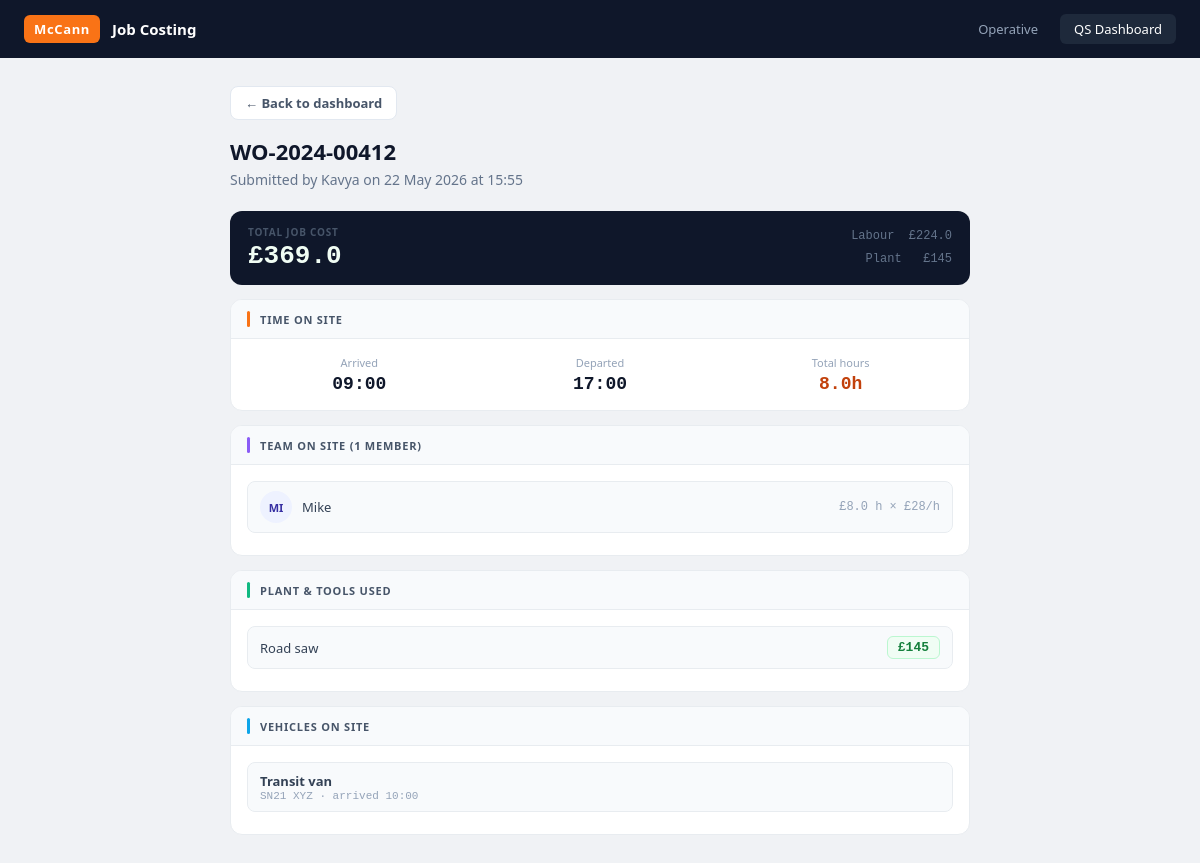
The app's page /job/1/ with its own data.
### jobs/models.py (models this page shows, shortened)
class Job(models.Model):
    works_order_ref = models.CharField(max_length=100)
    operative_name = models.CharField(max_length=100)
    arrived_time = models.TimeField()
    departed_time = models.TimeField()
    notes = models.TextField(blank=True)
    submitted_at = models.DateTimeField(auto_now_add=True)
    def hours_on_site(self):
        arr = datetime.combine(date.today(), self.arrived_time)
        dep = datetime.combine(date.today(), self.departed_time)
        diff = dep - arr
        hours = diff.seconds / 3600
        return round(hours, 2)
    def labour_cost(self):
        rate = 28
        team_count = self.teammember_set.count()
        if team_count == 0:
            team_count = 1
        return round(self.hours_on_site() * rate * team_count, 2)
    def plant_cost(self):
        return round(sum(p.cost for p in self.plantitem_set.all()), 2)
    def total_cost(self):
        return round(self.labour_cost() + self.plant_cost(), 2)
    class Meta:
        ordering = ['-submitted_at']

class PlantItem(models.Model):
    PLANT_NAMES = [
        ('cherry_picker_full', 'Cherry picker (full day)'),
        ('cherry_picker_half', 'Cherry picker (half day)'),
        ('cable_drum', 'Cable drum'),
        ('road_saw', 'Road saw'),
        ('compactor', 'Compactor plate'),
        ('generator', 'Generator (day rate)'),
        ('traffic_mgmt', 'Traffic management kit'),
        ('sds_drill', 'SDS drill set'),
        ('pipe_freeze', 'Pipe freezing kit'),
        ('laser_level', 'Laser level kit'),
    ]
    COSTS = {
        'cherry_picker_full': 380,
        'cherry_picker_half': 210,
        'cable_drum': 90,
        'road_saw': 145,
        'compactor': 65,
        'generator': 120,
        'traffic_mgmt': 280,
        'sds_drill': 45,
        'pipe_freeze': 95,
        'laser_level': 55,
    }
    job = models.ForeignKey(Job, on_delete=models.CASCADE)
    item_key = models.CharField(max_length=50, choices=PLANT_NAMES)
    @property
    def cost(self):
        return self.COSTS.get(self.item_key, 0)
    @property
    def display_name(self):
        return dict(self.PLANT_NAMES).get(self.item_key, self.item_key)

class TeamMember(models.Model):
    job = models.ForeignKey(Job, on_delete=models.CASCADE)
    name = models.CharField(max_length=100)

class Vehicle(models.Model):
    VEHICLE_TYPES = [
        ('transit_van', 'Transit van'),
        ('tipper_35t', '3.5t tipper'),
        ('lorry_75t', '7.5t lorry'),
        ('cherry_truck', 'Cherry picker truck'),
        ('car_suv', 'Car / SUV'),
    ]
    job = models.ForeignKey(Job, on_delete=models.CASCADE)
    vehicle_type = models.CharField(max_length=50, choices=VEHICLE_TYPES)
    registration = models.CharField(max_length=20)
    arrived_time = models.TimeField()

### jobs/views.py (the view)
# urls.py: path('job/<int:job_id>/', views.job_detail, name='job_detail'),
def job_detail(request, job_id):
    job = get_object_or_404(Job, id=job_id)
    team = job.teammember_set.all()
    plant = job.plantitem_set.all()
    vehicles = job.vehicle_set.all()
    return render(request, 'jobs/job_detail.html', {
        'job': job,
        'team': team,
        'plant': plant,
        'vehicles': vehicles,
    })

### jobs/templates/jobs/job_detail.html (shortened to what this page needs)
{% extends 'jobs/base.html' %}
{% block nav_qs %}active{% endblock %}
{% block content %}
<div style="margin-bottom:16px;">
    <a href="/dashboard/" class="btn btn-secondary" style="font-size:13px;">← Back to dashboard</a>
</div>
<div class="page-header">
    <h1>{{ job.works_order_ref }}</h1>
    <p>Submitted by {{ job.operative_name }} on {{ job.submitted_at|date:"d M Y \a\t H:i" }}</p>
</div>
<div class="cost-bar">
    <div>
        <div class="cost-bar-label">Total Job Cost</div>
        <div class="cost-bar-total">£{{ job.total_cost }}</div>
    </div>
    <div class="cost-bar-breakdown">
        <div>Labour &nbsp;£{{ job.labour_cost }}</div>
        <div>Plant &nbsp;&nbsp;£{{ job.plant_cost }}</div>
    </div>
</div>
<div class="card">
    <div class="card-header">
        <div class="card-accent" style="background:#f97316"></div>
        <span class="card-title">Time on Site</span>
    </div>
    <div class="card-body">
        <div style="display:grid;grid-template-columns:1fr 1fr 1fr;gap:16px;text-align:center;">
            <div>
                <div style="font-size:11px;color:#94a3b8;margin-bottom:4px;">Arrived</div>
                <div style="font-size:18px;font-weight:700;font-family:'Courier New',monospace;color:#0f172a;">{{ job.arrived_time|time:"H:i" }}</div>
            </div>
            <div>
                <div style="font-size:11px;color:#94a3b8;margin-bottom:4px;">Departed</div>
                <div style="font-size:18px;font-weight:700;font-family:'Courier New',monospace;color:#0f172a;">{{ job.departed_time|time:"H:i" }}</div>
            </div>
            <div>
                <div style="font-size:11px;color:#94a3b8;margin-bottom:4px;">Total hours</div>
                <div style="font-size:18px;font-weight:700;font-family:'Courier New',monospace;color:#c2410c;">{{ job.hours_on_site }}h</div>
            </div>
        </div>
    </div>
</div>
<div class="card">
    <div class="card-header">
        <div class="card-accent" style="background:#8b5cf6"></div>
        <span class="card-title">Team on Site ({{ team.count }} member{{ team.count|pluralize }})</span>
    </div>
    <div class="card-body">
        {% if team %}
            {% for member in team %}
            <div class="item-row">
                <div style="width:32px;height:32px;border-radius:50%;background:#eef2ff;display:flex;align-items:center;justify-content:center;font-size:11px;font-weight:700;color:#3730a3;">
                    {{ member.name|slice:":2"|upper }}
                </div>
                <span class="item-row-label">{{ member.name }}</span>
                <span style="font-size:12px;color:#94a3b8;font-family:'Courier New',monospace;">£{{ job.hours_on_site }} h × £28/h</span>
            </div>
            {% endfor %}
        {% else %}
            <p style="font-size:13px;color:#94a3b8;">No team members recorded.</p>
        {% endif %}
    </div>
</div>
<div class="card">
    <div class="card-header">
        <div class="card-accent" style="background:#10b981"></div>
        <span class="card-title">Plant &amp; Tools Used</span>
    </div>
    <div class="card-body">
        {% if plant %}
            {% for item in plant %}
            <div class="item-row">
                <span class="item-row-label">{{ item.display_name }}</span>
                <span class="pill-green">£{{ item.cost }}</span>
            </div>
            {% endfor %}
        {% else %}
            <p style="font-size:13px;color:#94a3b8;">No plant or tools recorded.</p>
        {% endif %}
    </div>
</div>
<div class="card">
    <div class="card-header">
        <div class="card-accent" style="background:#0ea5e9"></div>
        <span class="card-title">Vehicles on Site</span>
    </div>
    <div class="card-body">
        {% if vehicles %}
            {% for v in vehicles %}
            <div class="item-row">
                <div style="flex:1">
                    <div style="font-size:13px;font-weight:600;color:#334155;">{{ v.get_vehicle_type_display }}</div>
                    <div class="item-row-sub">{{ v.registration }} · arrived {{ v.arrived_time|time:"H:i" }}</div>
                </div>
            </div>
            {% endfor %}
        {% else %}
            <p style="font-size:13px;color:#94a3b8;">No vehicles recorded.</p>
        {% endif %}
    </div>
</div>
{% endblock %}

### jobs/templates/jobs/base.html (shortened to what this page needs)
<!DOCTYPE html>
<html lang="en">
<head>
</head>
<body>
<nav>
    <a href="/" class="nav-brand">
        <span class="nav-logo">McCann</span>
        <span class="nav-title">Job Costing</span>
    </a>
    <div class="nav-links">
        <a href="/" class="{% block nav_operative %}{% endblock %}">Operative</a>
        <a href="/dashboard/" class="{% block nav_qs %}{% endblock %}">QS Dashboard</a>
    </div>
</nav>
<main>
    {% block content %}{% endblock %}
</main>
</body>
</html>

### jobs/templates/jobs/base.html (style rules this page uses)
* { margin: 0; padding: 0; box-sizing: border-box; }
body { font-family: 'Segoe UI', Tahoma, Geneva, Verdana, sans-serif; background: #f0f2f5; color: #1a1a2e; min-height: 100vh; }
nav { background: #0f172a; padding: 0 24px; display: flex; align-items: center; justify-content: space-between; height: 58px; position: sticky; top: 0; z-index: 100; }
.nav-brand { display: flex; align-items: center; gap: 12px; text-decoration: none; }
.nav-logo { background: #f97316; color: white; font-weight: 700; font-size: 13px; padding: 5px 10px; border-radius: 6px; letter-spacing: 0.05em; }
.nav-title { color: white; font-size: 15px; font-weight: 600; }
.nav-links { display: flex; gap: 8px; }
.nav-links a { color: #94a3b8; text-decoration: none; font-size: 13px; padding: 6px 14px; border-radius: 6px; transition: all 0.2s; }
.nav-links a:hover, .nav-links a.active { background: #1e293b; color: white; }
main { max-width: 780px; margin: 0 auto; padding: 28px 20px 60px; }
.card { background: white; border: 1px solid #e8ecf0; border-radius: 12px; overflow: hidden; margin-bottom: 14px; }
.card-header { padding: 11px 16px; background: #f8fafc; border-bottom: 1px solid #e8ecf0; display: flex; align-items: center; gap: 10px; }
.card-accent { width: 3px; height: 16px; border-radius: 2px; }
.card-title { font-size: 11px; font-weight: 700; color: #475569; text-transform: uppercase; letter-spacing: 0.07em; }
.card-body { padding: 16px; }
.btn { display: inline-flex; align-items: center; gap: 6px; padding: 10px 20px; border-radius: 8px; font-size: 14px; font-weight: 600; cursor: pointer; border: none; text-decoration: none; transition: all 0.2s; }
.btn-secondary { background: white; color: #475569; border: 1px solid #e2e8f0; font-size: 13px; padding: 7px 14px; }
.pill-green { background: #f0fdf4; border: 1px solid #bbf7d0; border-radius: 6px; padding: 3px 10px; font-size: 13px; font-weight: 700; color: #15803d; white-space: nowrap; font-family: 'Courier New', monospace; }
.item-row { display: flex; align-items: center; padding: 9px 12px; background: #f8fafc; border-radius: 8px; border: 1px solid #e8ecf0; gap: 10px; margin-bottom: 6px; }
.item-row-label { flex: 1; font-size: 13px; color: #334155; }
.item-row-sub { font-size: 11px; color: #94a3b8; font-family: 'Courier New', monospace; }
.cost-bar { background: #0f172a; border-radius: 12px; padding: 14px 18px; display: flex; align-items: center; justify-content: space-between; margin-bottom: 14px; }
.cost-bar-label { font-size: 10px; color: #475569; letter-spacing: 0.08em; text-transform: uppercase; font-weight: 600; }
.cost-bar-total { font-size: 26px; font-weight: 700; color: #f0fdf4; font-family: 'Courier New', monospace; margin-top: 2px; }
.cost-bar-breakdown { text-align: right; font-size: 12px; color: #64748b; font-family: 'Courier New', monospace; line-height: 1.9; }
.page-header { margin-bottom: 22px; }
.page-header h1 { font-size: 22px; font-weight: 700; color: #0f172a; }
.page-header p { font-size: 14px; color: #64748b; margin-top: 4px; }

### records on screen
Job: works_order_ref "WO-2024-00412", operative_name "Kavya", submitted_at "22 May 2026 at 15:55", total_cost "369.0", labour_cost "224.0", plant_cost "145", arrived_time "09:00", departed_time "17:00", hours_on_site "8.0", count "1"
TeamMember: name "MI", name "Mike"
PlantItem: display_name "Road saw", cost "145"
Vehicle: vehicle_type "Transit van", registration "SN21 XYZ", arrived_time "10:00"
